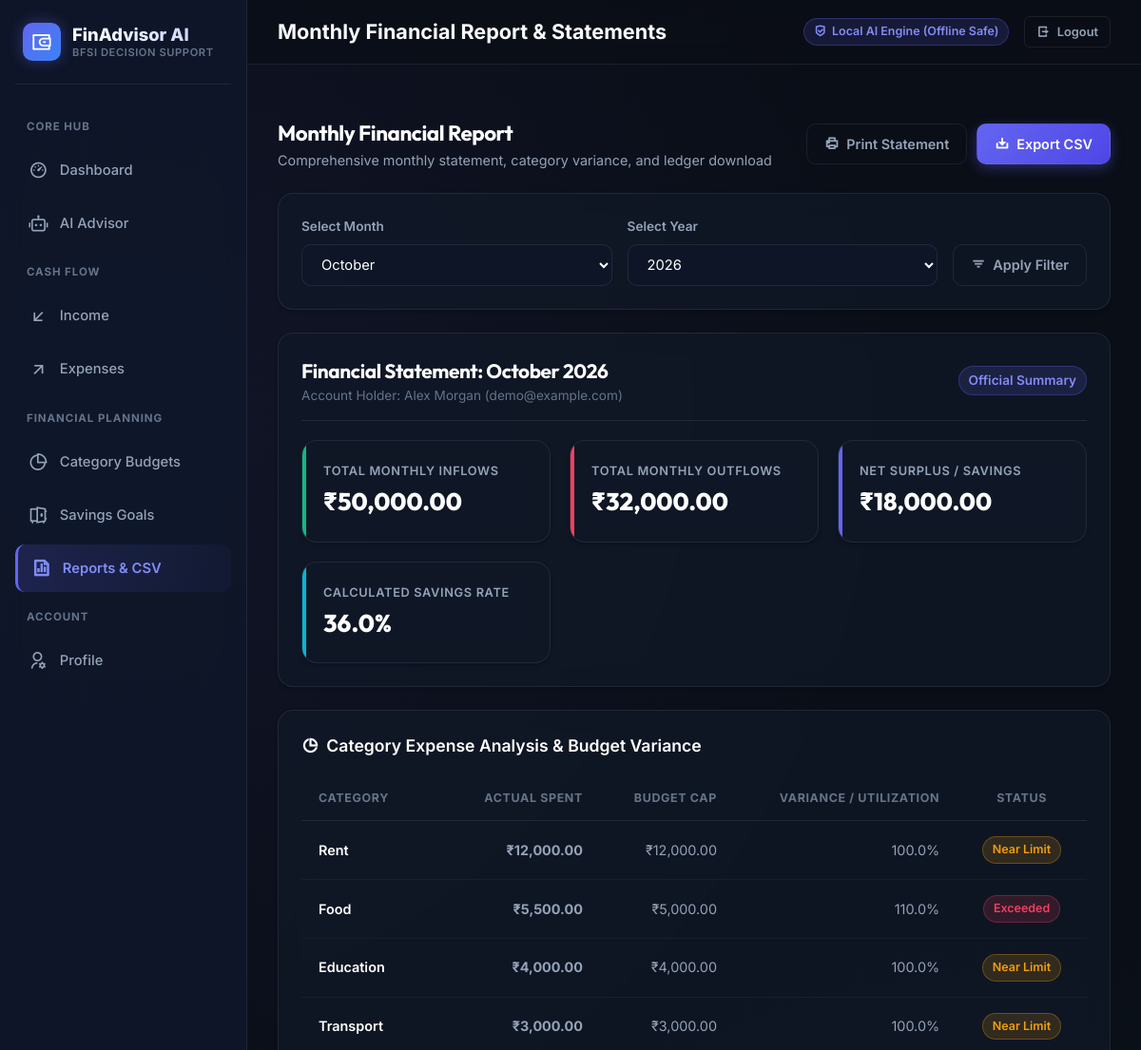
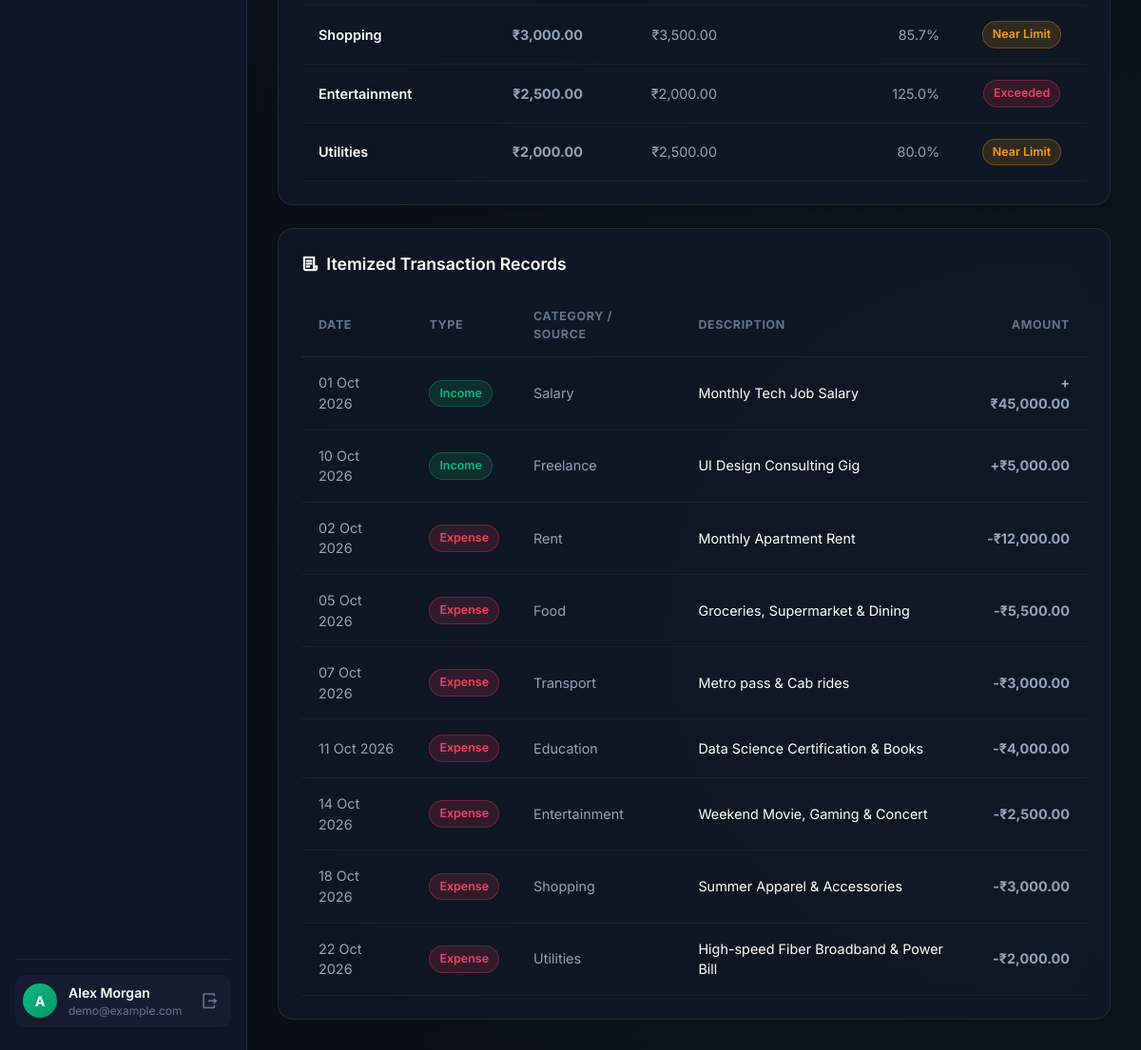
/reports/ (signed in), run on the app's committed database (2 pictures, top to bottom).
### models.py (models this page shows, shortened)
class User(UserMixin, db.Model):
    __tablename__ = 'users'
    id = db.Column(db.Integer, primary_key=True)
    name = db.Column(db.String(100), nullable=False)
    email = db.Column(db.String(120), unique=True, nullable=False, index=True)
    password_hash = db.Column(db.String(255), nullable=False)
    created_at = db.Column(db.DateTime, default=utc_now)
    incomes = db.relationship('Income', backref='user', lazy=True, cascade='all, delete-orphan')
    expenses = db.relationship('Expense', backref='user', lazy=True, cascade='all, delete-orphan')
    budgets = db.relationship('Budget', backref='user', lazy=True, cascade='all, delete-orphan')
    savings_goals = db.relationship('SavingsGoal', backref='user', lazy=True, cascade='all, delete-orphan')

class Expense(db.Model):
    __tablename__ = 'expenses'
    CATEGORIES = [
        'Food', 'Rent', 'Transport', 'Education', 'Healthcare',
        'Shopping', 'Entertainment', 'Utilities', 'Bills', 'Travel', 'Other'
    ]
    id = db.Column(db.Integer, primary_key=True)
    user_id = db.Column(db.Integer, db.ForeignKey('users.id'), nullable=False, index=True)
    amount = db.Column(db.Float, nullable=False)
    category = db.Column(db.String(50), nullable=False, default='Food')
    date = db.Column(db.Date, nullable=False, default=date.today)
    description = db.Column(db.String(255), nullable=True)
    created_at = db.Column(db.DateTime, default=utc_now)

class Budget(db.Model):
    __tablename__ = 'budgets'
    id = db.Column(db.Integer, primary_key=True)
    user_id = db.Column(db.Integer, db.ForeignKey('users.id'), nullable=False, index=True)
    category = db.Column(db.String(50), nullable=False)
    amount = db.Column(db.Float, nullable=False)
    created_at = db.Column(db.DateTime, default=utc_now)
    __table_args__ = (
        db.UniqueConstraint('user_id', 'category', name='unique_user_category_budget'),
    )

class Income(db.Model):
    __tablename__ = 'incomes'
    SOURCES = ['Salary', 'Freelance', 'Allowance', 'Scholarship', 'Business', 'Other']
    id = db.Column(db.Integer, primary_key=True)
    user_id = db.Column(db.Integer, db.ForeignKey('users.id'), nullable=False, index=True)
    amount = db.Column(db.Float, nullable=False)
    source = db.Column(db.String(50), nullable=False, default='Salary')
    date = db.Column(db.Date, nullable=False, default=date.today)
    description = db.Column(db.String(255), nullable=True)
    created_at = db.Column(db.DateTime, default=utc_now)

### routes/reports.py (the view)
@reports_bp.route('/')
@login_required
def index():
    today = date.today()
    try:
        selected_month = int(request.args.get('month', today.month))
        selected_year = int(request.args.get('year', today.year))
    except (ValueError, TypeError):
        selected_month = today.month
        selected_year = today.year
    incomes = Income.query.filter(
        Income.user_id == current_user.id,
        extract('year', Income.date) == selected_year,
        extract('month', Income.date) == selected_month
    ).order_by(Income.date.asc()).all()
    expenses = Expense.query.filter(
        Expense.user_id == current_user.id,
        extract('year', Expense.date) == selected_year,
        extract('month', Expense.date) == selected_month
    ).order_by(Expense.date.asc()).all()
    total_income = sum(i.amount for i in incomes)
    total_expenses = sum(e.amount for e in expenses)
    net_savings = total_income - total_expenses
    savings_rate = round((net_savings / total_income * 100), 1) if total_income > 0 else 0.0
    cat_summary = {}
    for e in expenses:
        cat_summary[e.category] = cat_summary.get(e.category, 0.0) + e.amount
    budgets = {b.category: b.amount for b in Budget.query.filter_by(user_id=current_user.id).all()}
    comparison = []
    for cat, spent in cat_summary.items():
        limit = budgets.get(cat, 0.0)
        pct = round((spent / limit * 100), 1) if limit > 0 else 0.0
        comparison.append({
            'category': cat,
            'spent': spent,
            'limit': limit,
            'pct': pct,
            'exceeded': limit > 0 and spent > limit
        })
    comparison.sort(key=lambda x: x['spent'], reverse=True)
    month_names = [
        (1, 'January'), (2, 'February'), (3, 'March'), (4, 'April'),
        (5, 'May'), (6, 'June'), (7, 'July'), (8, 'August'),
        (9, 'September'), (10, 'October'), (11, 'November'), (12, 'December')
    ]
    years_range = list(range(today.year - 3, today.year + 2))
    return render_template(
        'reports.html',
        incomes=incomes,
        expenses=expenses,
        total_income=total_income,
        total_expenses=total_expenses,
        net_savings=net_savings,
        savings_rate=savings_rate,
        comparison=comparison,
        selected_month=selected_month,
        selected_year=selected_year,
        month_names=month_names,
        years_range=years_range,
        today=today
    )

### templates/reports.html (shortened to what this page needs)
{% extends "base.html" %}
{% block page_title %}Monthly Financial Report & Statements{% endblock %}
{% block content %}
<div style="display: flex; justify-content: space-between; align-items: center; margin-bottom: 24px; flex-wrap: wrap; gap: 14px;">
  <div>
    <h2 style="font-size: 1.4rem;">Monthly Financial Report</h2>
    <p style="color: var(--text-secondary); font-size: 0.9rem;">Comprehensive monthly statement, category variance, and ledger download</p>
  </div>
  <div style="display: flex; gap: 10px;" class="no-print">
    <button onclick="window.print()" class="btn btn-outline">
      <i class="ri-printer-line"></i> Print Statement
    </button>
    <a href="{{ url_for('reports.export_csv') }}" class="btn btn-primary">
      <i class="ri-download-2-line"></i> Export CSV
    </a>
  </div>
</div>
<div class="card no-print" style="margin-bottom: 24px;">
  <form method="GET" action="{{ url_for('reports.index') }}" style="display: flex; gap: 16px; align-items: flex-end; flex-wrap: wrap;">
    <div style="flex: 1; min-width: 180px;">
      <label class="form-label" for="month">Select Month</label>
      <select id="month" name="month" class="form-control">
        {% for m_num, m_name in month_names %}
          <option value="{{ m_num }}" {% if m_num == selected_month %}selected{% endif %}>{{ m_name }}</option>
        {% endfor %}
      </select>
    </div>
    <div style="flex: 1; min-width: 140px;">
      <label class="form-label" for="year">Select Year</label>
      <select id="year" name="year" class="form-control">
        {% for y in years_range %}
          <option value="{{ y }}" {% if y == selected_year %}selected{% endif %}>{{ y }}</option>
        {% endfor %}
      </select>
    </div>
    <div>
      <button type="submit" class="btn btn-outline" style="height: 44px;">
        <i class="ri-filter-3-line"></i> Apply Filter
      </button>
    </div>
  </form>
</div>
<div class="card" style="margin-bottom: 24px;">
  <div style="display: flex; justify-content: space-between; align-items: center; margin-bottom: 20px; border-bottom: 1px solid var(--border-color); padding-bottom: 16px;">
    <div>
      <h3 style="font-size: 1.3rem; color: #fff;">Financial Statement: {{ month_names[selected_month - 1][1] }} {{ selected_year }}</h3>
      <div style="font-size: 0.85rem; color: var(--text-muted);">Account Holder: {{ current_user.name }} ({{ current_user.email }})</div>
    </div>
    <span class="badge badge-purple" style="font-size: 0.85rem;">Official Summary</span>
  </div>
  <div class="stats-grid" style="margin-bottom: 0;">
    <div class="stat-card income">
      <div class="stat-content">
        <div class="stat-label">Total Monthly Inflows</div>
        <div class="stat-value">{{ total_income | inr }}</div>
      </div>
    </div>
    <div class="stat-card expense">
      <div class="stat-content">
        <div class="stat-label">Total Monthly Outflows</div>
        <div class="stat-value">{{ total_expenses | inr }}</div>
      </div>
    </div>
    <div class="stat-card savings">
      <div class="stat-content">
        <div class="stat-label">Net Surplus / Savings</div>
        <div class="stat-value">{{ net_savings | inr }}</div>
      </div>
    </div>
    <div class="stat-card rate">
      <div class="stat-content">
        <div class="stat-label">Calculated Savings Rate</div>
        <div class="stat-value">{{ savings_rate }}%</div>
      </div>
    </div>
  </div>
</div>
<div class="card" style="margin-bottom: 24px;">
  <div class="card-header">
    <div class="card-title">
      <i class="ri-pie-chart-line"></i> Category Expense Analysis & Budget Variance
    </div>
  </div>
  {% if comparison %}
  <div class="table-responsive">
    <table class="custom-table">
      <thead>
        <tr>
          <th>Category</th>
          <th style="text-align: right;">Actual Spent</th>
          <th style="text-align: right;">Budget Cap</th>
          <th style="text-align: right;">Variance / Utilization</th>
          <th style="text-align: center;">Status</th>
        </tr>
      </thead>
      <tbody>
        {% for c in comparison %}
        <tr>
          <td style="font-weight: 600; color: #fff;">{{ c.category }}</td>
          <td style="text-align: right;" class="amount-expense">{{ c.spent | inr }}</td>
          <td style="text-align: right;">{{ c.limit | inr if c.limit > 0 else 'Unbudgeted' }}</td>
          <td style="text-align: right;">
            {% if c.limit > 0 %}
              {{ c.pct }}%
            {% else %}
              -
            {% endif %}
          </td>
          <td style="text-align: center;">
            {% if c.exceeded %}
              <span class="badge badge-danger">Exceeded</span>
            {% elif c.limit > 0 and c.pct >= 80 %}
              <span class="badge badge-warning">Near Limit</span>
            {% elif c.limit > 0 %}
              <span class="badge badge-success">On Track</span>
            {% else %}
              <span class="badge badge-info">Logged</span>
            {% endif %}
          </td>
        </tr>
        {% endfor %}
      </tbody>
    </table>
  </div>
  {% else %}
  <div style="text-align: center; padding: 30px; color: var(--text-muted);">
    No expenses recorded for {{ month_names[selected_month - 1][1] }} {{ selected_year }}.
  </div>
  {% endif %}
</div>
<div class="card">
  <div class="card-header">
    <div class="card-title">
      <i class="ri-file-list-3-line"></i> Itemized Transaction Records
    </div>
  </div>
  <div class="table-responsive">
    <table class="custom-table">
      <thead>
        <tr>
          <th>Date</th>
          <th>Type</th>
          <th>Category / Source</th>
          <th>Description</th>
          <th style="text-align: right;">Amount</th>
        </tr>
      </thead>
      <tbody>
        {% for inc in incomes %}
        <tr>
          <td>{{ inc.date.strftime('%d %b %Y') }}</td>
          <td><span class="badge badge-success">Income</span></td>
          <td>{{ inc.source }}</td>
          <td style="color: #fff;">{{ inc.description or '-' }}</td>
          <td style="text-align: right;" class="amount-income">+{{ inc.amount | inr }}</td>
        </tr>
        {% endfor %}
        {% for exp in expenses %}
        <tr>
          <td>{{ exp.date.strftime('%d %b %Y') }}</td>
          <td><span class="badge badge-danger">Expense</span></td>
          <td>{{ exp.category }}</td>
          <td style="color: #fff;">{{ exp.description or '-' }}</td>
          <td style="text-align: right;" class="amount-expense">-{{ exp.amount | inr }}</td>
        </tr>
        {% endfor %}
      </tbody>
    </table>
  </div>
</div>
{% endblock %}

### templates/base.html (shortened to what this page needs)
<!DOCTYPE html>
<html lang="en">
<head>
  <link href="https://cdn.jsdelivr.net/npm/remixicon@4.2.0/fonts/remixicon.css" rel="stylesheet">
  <link rel="stylesheet" href="{{ url_for('static', filename='css/style.css') }}">
</head>
<body>
  {% if current_user.is_authenticated %}
  <div class="app-layout">
    <aside class="sidebar">
      <div class="brand">
        <div class="brand-icon">
          <i class="ri-wallet-3-line"></i>
        </div>
        <div>
          <div class="brand-text">FinAdvisor AI</div>
          <div class="brand-tag">BFSI Decision Support</div>
        </div>
      </div>
      <ul class="nav-menu">
        <li class="nav-label">Core Hub</li>
        <li>
          <a href="{{ url_for('dashboard.index') }}" class="nav-link {% if request.blueprint == 'dashboard' %}active{% endif %}">
            <i class="ri-dashboard-3-line"></i>
            <span>Dashboard</span>
          </a>
        </li>
        <li>
          <a href="{{ url_for('advisor.index') }}" class="nav-link {% if request.blueprint == 'advisor' %}active{% endif %}">
            <i class="ri-robot-2-line"></i>
            <span>AI Advisor</span>
          </a>
        </li>
        <li class="nav-label">Cash Flow</li>
        <li>
          <a href="{{ url_for('income.index') }}" class="nav-link {% if request.blueprint == 'income' %}active{% endif %}">
            <i class="ri-arrow-left-down-line"></i>
            <span>Income</span>
          </a>
        </li>
        <li>
          <a href="{{ url_for('expenses.index') }}" class="nav-link {% if request.blueprint == 'expenses' %}active{% endif %}">
            <i class="ri-arrow-right-up-line"></i>
            <span>Expenses</span>
          </a>
        </li>
        <li class="nav-label">Financial Planning</li>
        <li>
          <a href="{{ url_for('budget.index') }}" class="nav-link {% if request.blueprint == 'budget' %}active{% endif %}">
            <i class="ri-pie-chart-2-line"></i>
            <span>Category Budgets</span>
          </a>
        </li>
        <li>
          <a href="{{ url_for('savings.index') }}" class="nav-link {% if request.blueprint == 'savings' %}active{% endif %}">
            <i class="ri-safe-2-line"></i>
            <span>Savings Goals</span>
          </a>
        </li>
        <li>
          <a href="{{ url_for('reports.index') }}" class="nav-link {% if request.blueprint == 'reports' %}active{% endif %}">
            <i class="ri-file-chart-line"></i>
            <span>Reports & CSV</span>
          </a>
        </li>
        <li class="nav-label">Account</li>
        <li>
          <a href="{{ url_for('profile.index') }}" class="nav-link {% if request.blueprint == 'profile' %}active{% endif %}">
            <i class="ri-user-settings-line"></i>
            <span>Profile</span>
          </a>
        </li>
      </ul>
      <div class="nav-footer">
        <div class="user-snippet">
          <div class="user-avatar">{{ current_user.name[0] | upper }}</div>
          <div class="user-info">
            <div class="user-name">{{ current_user.name }}</div>
            <div class="user-role">{{ current_user.email }}</div>
          </div>
          <a href="{{ url_for('auth.logout') }}" title="Logout" style="color: var(--text-muted); font-size: 1.2rem; padding: 4px;">
            <i class="ri-logout-box-r-line"></i>
          </a>
        </div>
      </div>
    </aside>
    <div class="main-wrapper">
      <header class="topbar">
        <div class="topbar-left">
          <div class="page-title">{% block page_title %}Dashboard Overview{% endblock %}</div>
        </div>
        <div class="topbar-right">
          <span class="badge badge-purple">
            <i class="ri-shield-check-line"></i> Local AI Engine (Offline Safe)
          </span>
          <a href="{{ url_for('auth.logout') }}" class="btn btn-outline btn-sm">
            <i class="ri-logout-box-r-line"></i> Logout
          </a>
        </div>
      </header>
      <main class="content-body">
        {% block content %}{% endblock %}
      </main>
    </div>
  </div>
  {% endif %}
</body>
</html>

### data on the page
User: name "A", name "Alex Morgan", email "demo@example.com"
Expense: category "Rent", date "02 Oct 2026", category "Rent", description "Monthly Apartment Rent", amount|inr "₹12,000.00"
Budget: limit|inr "₹12,000.00"
Expense: category "Food", date "05 Oct 2026", category "Food", description "Groceries, Supermarket & Dining", amount|inr "₹5,500.00"
Budget: limit|inr "₹5,000.00"
Expense: category "Education", date "11 Oct 2026", category "Education", description "Data Science Certification & Books", amount|inr "₹4,000.00"
Budget: limit|inr "₹4,000.00"
Expense: category "Transport", date "07 Oct 2026", category "Transport", description "Metro pass & Cab rides", amount|inr "₹3,000.00"
Budget: limit|inr "₹3,000.00"
Expense: category "Shopping", date "18 Oct 2026", category "Shopping", description "Summer Apparel & Accessories", amount|inr "₹3,000.00"
Budget: limit|inr "₹3,500.00"
Expense: category "Entertainment", date "14 Oct 2026", category "Entertainment", description "Weekend Movie, Gaming & Concert", amount|inr "₹2,500.00"
Budget: limit|inr "₹2,000.00"
Expense: category "Utilities", date "22 Oct 2026", category "Utilities", description "High-speed Fiber Broadband & Power Bill", amount|inr "₹2,000.00"
Budget: limit|inr "₹2,500.00"
Income: date "01 Oct 2026", source "Salary", description "Monthly Tech Job Salary", amount|inr "₹45,000.00"
Income: date "10 Oct 2026", source "Freelance", description "UI Design Consulting Gig", amount|inr "₹5,000.00"

### other printed values
{{ month_names[selected_month - 1][1] }} "October"
{{ selected_year }} "2026"
{{ total_income | inr }} "₹50,000.00"
{{ total_expenses | inr }} "₹32,000.00"
{{ net_savings | inr }} "₹18,000.00"
{{ savings_rate }} "36.0"
{{ c.spent | inr }} "₹12,000.00" "₹5,500.00" "₹4,000.00" "₹3,000.00" "₹3,000.00" "₹2,500.00" "₹2,000.00"
{{ c.pct }} "100.0" "110.0" "100.0" "100.0" "85.7" "125.0" "80.0"
form field month "October"
form field year "2026"
